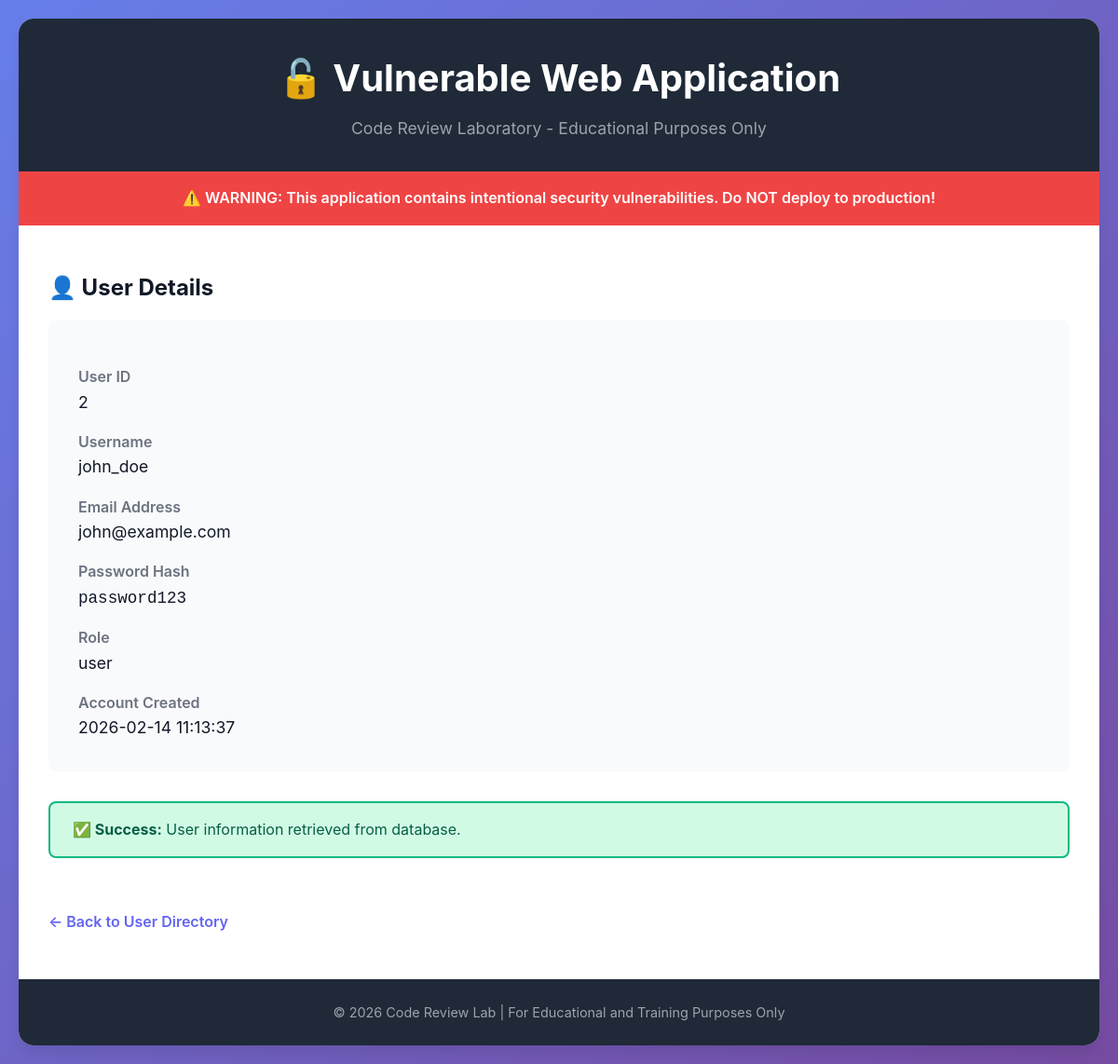
/user/2, run on the app's committed database.
### tables this page shows
CREATE TABLE users (
            id INTEGER PRIMARY KEY AUTOINCREMENT,
            username TEXT NOT NULL UNIQUE,
            email TEXT NOT NULL,
            password TEXT NOT NULL,
            role TEXT NOT NULL,
            created_at TIMESTAMP DEFAULT CURRENT_TIMESTAMP
        );

### app.py (the view)
@app.route('/user/<user_id>')
def get_user(user_id):
    conn = get_db_connection()
    query = f"SELECT * FROM users WHERE id = {user_id}"
    try:
        result = conn.execute(query).fetchone()
        conn.close()
        if result:
            user_data = dict(result)
            return render_template('user_detail.html', user=user_data)
        else:
            return render_template('user_detail.html', user=None, error="User not found")
    except Exception as e:
        conn.close()
        return render_template('user_detail.html', user=None, error=f"Database error: {str(e)}")

### app.py (called while the page is built)
def get_db_connection():
    conn = sqlite3.connect('users.db')
    conn.row_factory = sqlite3.Row
    return conn

### templates/user_detail.html (shortened to what this page needs)
{% extends "base.html" %}
{% block content %}
<h2>👤 User Details</h2>
{% if user %}
<div class="user-detail">
    <dl>
        <dt>User ID</dt>
        <dd>{{ user.id }}</dd>
        <dt>Username</dt>
        <dd>{{ user.username }}</dd>
        <dt>Email Address</dt>
        <dd>{{ user.email }}</dd>
        <dt>Password Hash</dt>
        <dd><code>{{ user.password }}</code></dd>
        <dt>Role</dt>
        <dd>{{ user.role }}</dd>
        <dt>Account Created</dt>
        <dd>{{ user.created_at }}</dd>
    </dl>
</div>
<div class="alert alert-success" style="margin-top: 2rem;">
    <strong>✅ Success:</strong> User information retrieved from database.
</div>
{% else %}
    {% if not error %}
    <div class="alert alert-warning">
        <strong>ℹ️ Info:</strong> Enter a user ID in the URL to view details (e.g., /user/1)
    </div>
    {% endif %}
{% endif %}
<a href="/users" class="back-link">← Back to User Directory</a>
{% endblock %}

### static/style.css (style rules this page uses)
:root { --primary-color: #6366f1; --primary-dark: #4f46e5; --danger-color: #ef4444; --success-color: #10b981; --warning-color: #f59e0b; --dark-bg: #1f2937; --light-bg: #f9fafb; --border-color: #e5e7eb; --text-primary: #111827; --text-secondary: #6b7280; --shadow: 0 1px 3px rgba(0, 0, 0, 0.1); --shadow-lg: 0 10px 15px -3px rgba(0, 0, 0, 0.1); }
* { margin: 0; padding: 0; box-sizing: border-box; }
body { font-family: 'Inter', -apple-system, BlinkMacSystemFont, 'Segoe UI', Roboto, Oxygen, Ubuntu, Cantarell, sans-serif; line-height: 1.6; color: var(--text-primary); background: linear-gradient(135deg, #667eea 0%, #764ba2 100%); min-height: 100vh; padding: 20px; }
.alert { padding: 1rem 1.5rem; border-radius: 8px; margin-bottom: 1.5rem; }
.alert-success { background: #d1fae5; color: #065f46; border: 2px solid var(--success-color); }
.back-link { display: inline-block; margin-top: 2rem; color: var(--primary-color); text-decoration: none; font-weight: 600; }
.user-detail { background: var(--light-bg); padding: 2rem; border-radius: 8px; margin-top: 1rem; }
.user-detail dt { font-weight: 600; color: var(--text-secondary); margin-top: 1rem; }
.user-detail dd { font-size: 1.1rem; color: var(--text-primary); margin-left: 0; }

### data on the page
users: id "2", username "john_doe", email "john@example.com", password "password123", role "user", created_at "2026-02-14 11:13:37"
